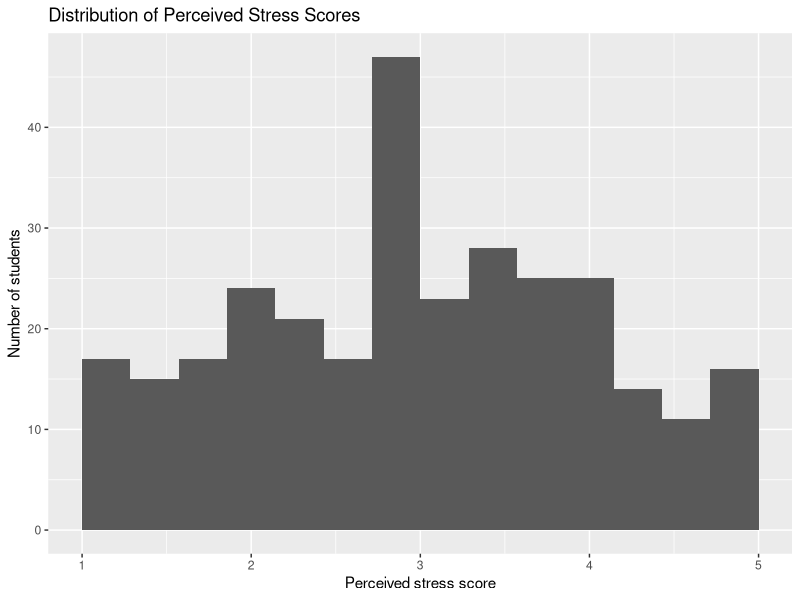
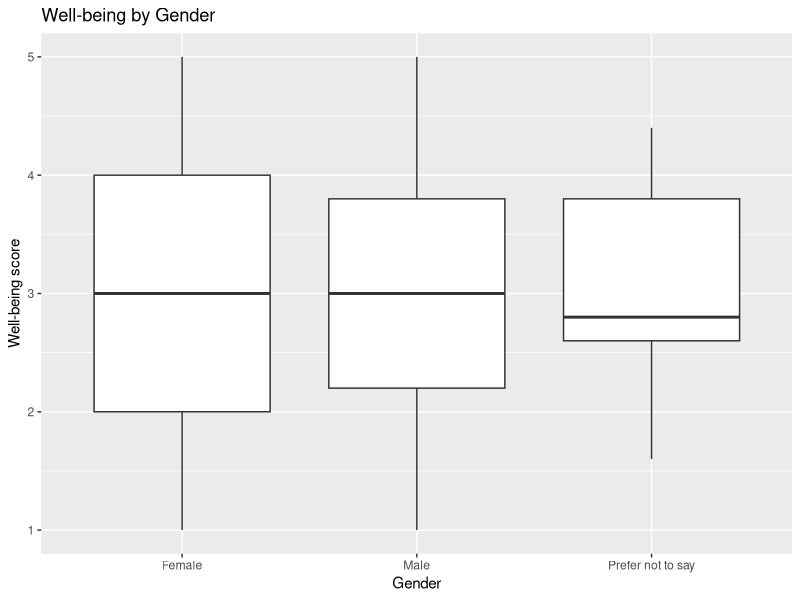
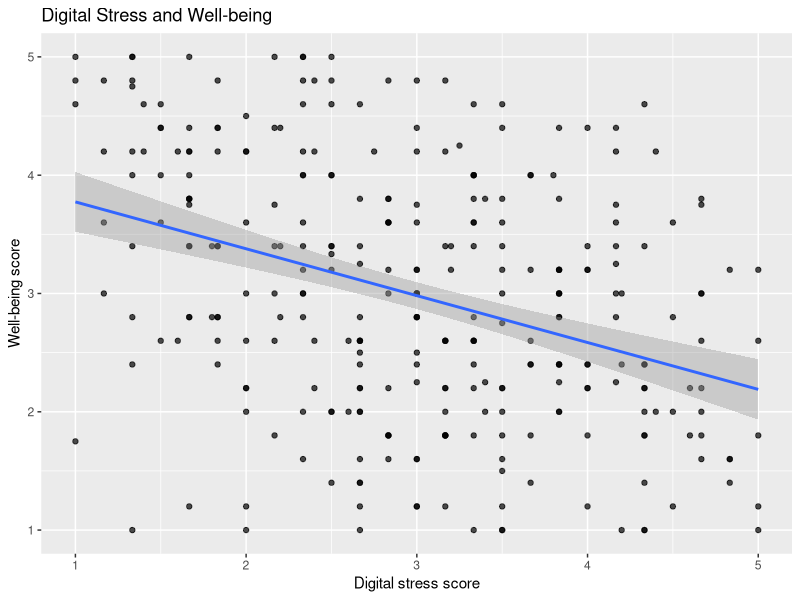
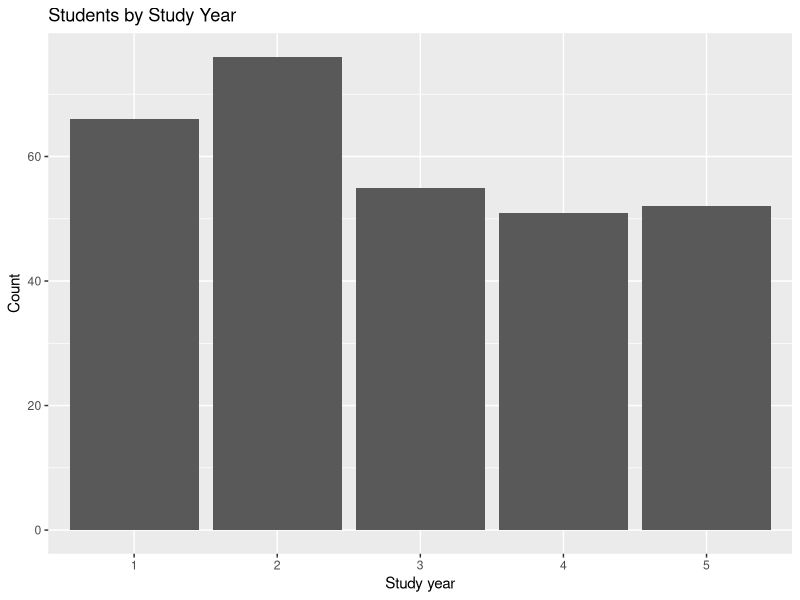
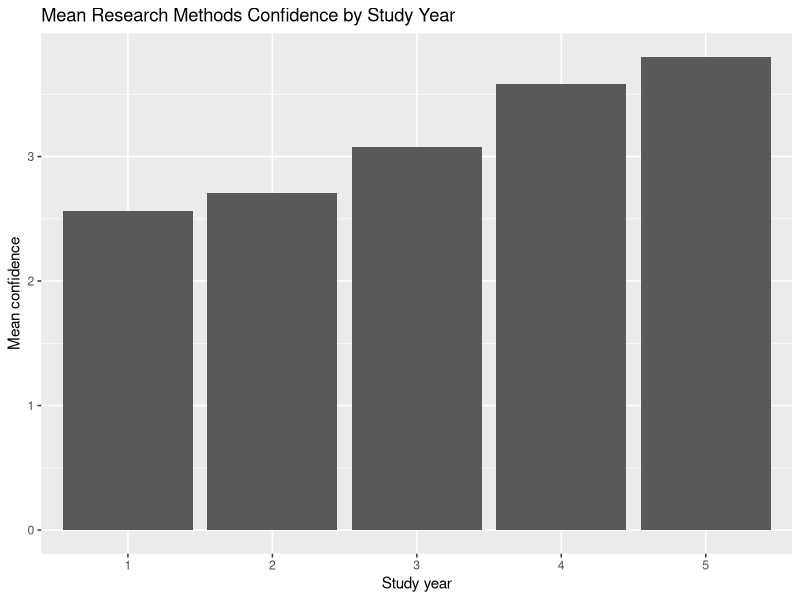

Write R code to recreate these figures, in order.
# 06 Visualization with ggplot2
# R for Applied Psychology Students

library(tidyverse)

data <- read_csv("data/processed/student_psychology_synthetic_scored.csv")

# Histogram: perceived stress
ggplot(data, aes(x = perceived_stress_score)) +
  geom_histogram(bins = 15) +
  labs(
    title = "Distribution of Perceived Stress Scores",
    x = "Perceived stress score",
    y = "Number of students"
  )

# Boxplot: well-being by gender
ggplot(data, aes(x = gender, y = wellbeing_score)) +
  geom_boxplot() +
  labs(
    title = "Well-being by Gender",
    x = "Gender",
    y = "Well-being score"
  )

# Scatterplot: digital stress and well-being
ggplot(data, aes(x = digital_stress_score, y = wellbeing_score)) +
  geom_point(alpha = 0.70) +
  geom_smooth(method = "lm", se = TRUE) +
  labs(
    title = "Digital Stress and Well-being",
    x = "Digital stress score",
    y = "Well-being score"
  )

# Bar chart: study year
ggplot(data, aes(x = as.factor(study_year))) +
  geom_bar() +
  labs(
    title = "Students by Study Year",
    x = "Study year",
    y = "Count"
  )

# Mean research methods confidence by study year
data %>%
  group_by(study_year) %>%
  summarise(mean_confidence = mean(research_methods_confidence, na.rm = TRUE)) %>%
  ggplot(aes(x = as.factor(study_year), y = mean_confidence)) +
  geom_col() +
  labs(
    title = "Mean Research Methods Confidence by Study Year",
    x = "Study year",
    y = "Mean confidence"
  )
